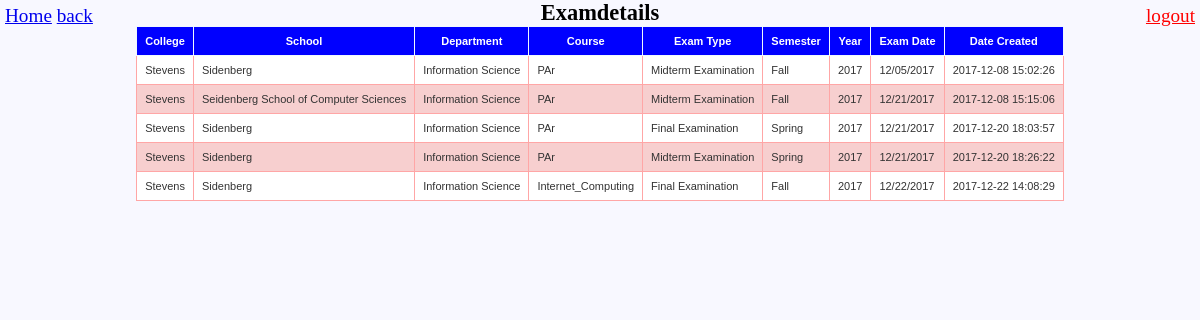
Screenshot of /professor/ExamHistoryShow.php (signed in) with the database file from the repository.
### tables this page shows
CREATE TABLE IF NOT EXISTS `exam_report` (
  `id` int(11) NOT NULL AUTO_INCREMENT,
  `username` varchar(50) DEFAULT '0',
  `college` varchar(50) DEFAULT '0',
  `school` varchar(50) DEFAULT '0',
  `department` varchar(50) DEFAULT '0',
  `course` varchar(50) DEFAULT '0',
  `examtype` varchar(50) DEFAULT '0',
  `semester` varchar(50) DEFAULT '0',
  `year` varchar(50) DEFAULT '0',
  `examdate` varchar(50) NOT NULL,
  `date_created` timestamp NULL DEFAULT CURRENT_TIMESTAMP,
  PRIMARY KEY (`id`)
);

### functions.php (called while the page is built, shortened)
<?php
$db = mysqli_connect('localhost', 'root', '', 'project');
$profHome="http://localhost/Myproject/professor/profHome.php";
function e($val){
    global $db;
    return mysqli_real_escape_string($db, trim($val));
}

### functions_Prof.php (called while the page is built, shortened)
<?php
$db = mysqli_connect('localhost', 'root', '', 'project');
function fetch_reports()
{
    global $db;
    $thisUserName=  e($_SESSION['user']['username']);
    $query="select * from exam_report where username='$thisUserName'";
    $results= mysqli_query($db, $query);
    return $results;
}

### professor/ExamHistoryShow.php (the view, shortened to what this page needs)
<?php
require_once("../config.php");
$temp = $_SESSION['user']['user_type'];
if ($temp == 'admin')
    $myHome = $adminHome;
else
    $myHome = $profHome;
$back = $_SERVER['HTTP_REFERER'];
$allrecords =fetch_reports();
?>
<html>
<head>
    <link rel="stylesheet" type="text/css" href="../css/style.css">
</head>
<body>
<h3 style="text-align:center;">Examdetails</h3>
<div class="topright">
    <a href="../index.php?logout='1'" style="color: red;">logout</a></div>
<div class="topleft">
    <a href="<?php echo $myHome?>">Home</a>
    <a href="<?php echo $back?>">back</a>
</div>
<table class="table-style-three"  style="margin: auto">
    <thead>
    <th>College</th>
    <th>School</th>
    <th>Department</th>
    <th>Course</th>
    <th>Exam Type</th>
    <th>Semester</th>
    <th>Year</th>
    <th>Exam Date</th>
    <th>Date Created</th>
    </thead>
    <tbody>
    <?php
    foreach ($allrecords as $displayRecords) { ?>
        <tr>
            <td><?php print $displayRecords['college']; ?></td>
            <td><?php print $displayRecords['school']; ?></td>
            <td><?php print $displayRecords['department']; ?></td>
            <td><?php print $displayRecords['course']; ?></td>
            <td><?php print $displayRecords['examtype']; ?></td>
            <td><?php print $displayRecords['semester']; ?></td>
            <td><?php print $displayRecords['year']; ?></td>
            <td><?php print $displayRecords['examdate']; ?></td>
            <td><?php print $displayRecords['date_created']; ?></td>
        </tr>
    <?php } ?>
    </tbody>
</table>
</body>
</html>

### css/style.css (style rules this page uses)
* { margin: 0px; padding: 0px; }
body { font-size: 120%; background: #F8F8FF; }
table.table-style-three { font-family: verdana, arial, sans-serif; font-size: 11px; color: #333333; border-width: 1px; border-color: #3A3A3A; border-collapse: collapse; }
table.table-style-three th { border-width: 1px; padding: 8px; border-style: solid; border-color: aliceblue; background-color: blue; color: #ffffff; }
table.table-style-three tr:nth-child(even) td { background-color: #F7CFCF; }
table.table-style-three td { border-width: 1px; padding: 8px; border-style: solid; border-color: #FFA6A6; background-color: #ffffff; }
.topright { position: absolute; top: 5px; right: 5px; text-align: right; }
.topleft { position: absolute; top: 5px; left: 5px; text-align: left; }

### rows the page displays
exam_report: college "Stevens", school "Sidenberg", department "Information Science", course "PAr", examtype "Midterm Examination", semester "Fall", year "2017", examdate "12/05/2017", date_created "2017-12-08 15:02:26"
exam_report: college "Stevens", school "Seidenberg School of Computer Sciences", department "Information Science", course "PAr", examtype "Midterm Examination", semester "Fall", year "2017", examdate "12/21/2017", date_created "2017-12-08 15:15:06"
exam_report: college "Stevens", school "Sidenberg", department "Information Science", course "PAr", examtype "Final Examination", semester "Spring", year "2017", examdate "12/21/2017", date_created "2017-12-20 18:03:57"
exam_report: college "Stevens", school "Sidenberg", department "Information Science", course "PAr", examtype "Midterm Examination", semester "Spring", year "2017", examdate "12/21/2017", date_created "2017-12-20 18:26:22"
exam_report: college "Stevens", school "Sidenberg", department "Information Science", course "Internet_Computing", examtype "Final Examination", semester "Fall", year "2017", examdate "12/22/2017", date_created "2017-12-22 14:08:29"
